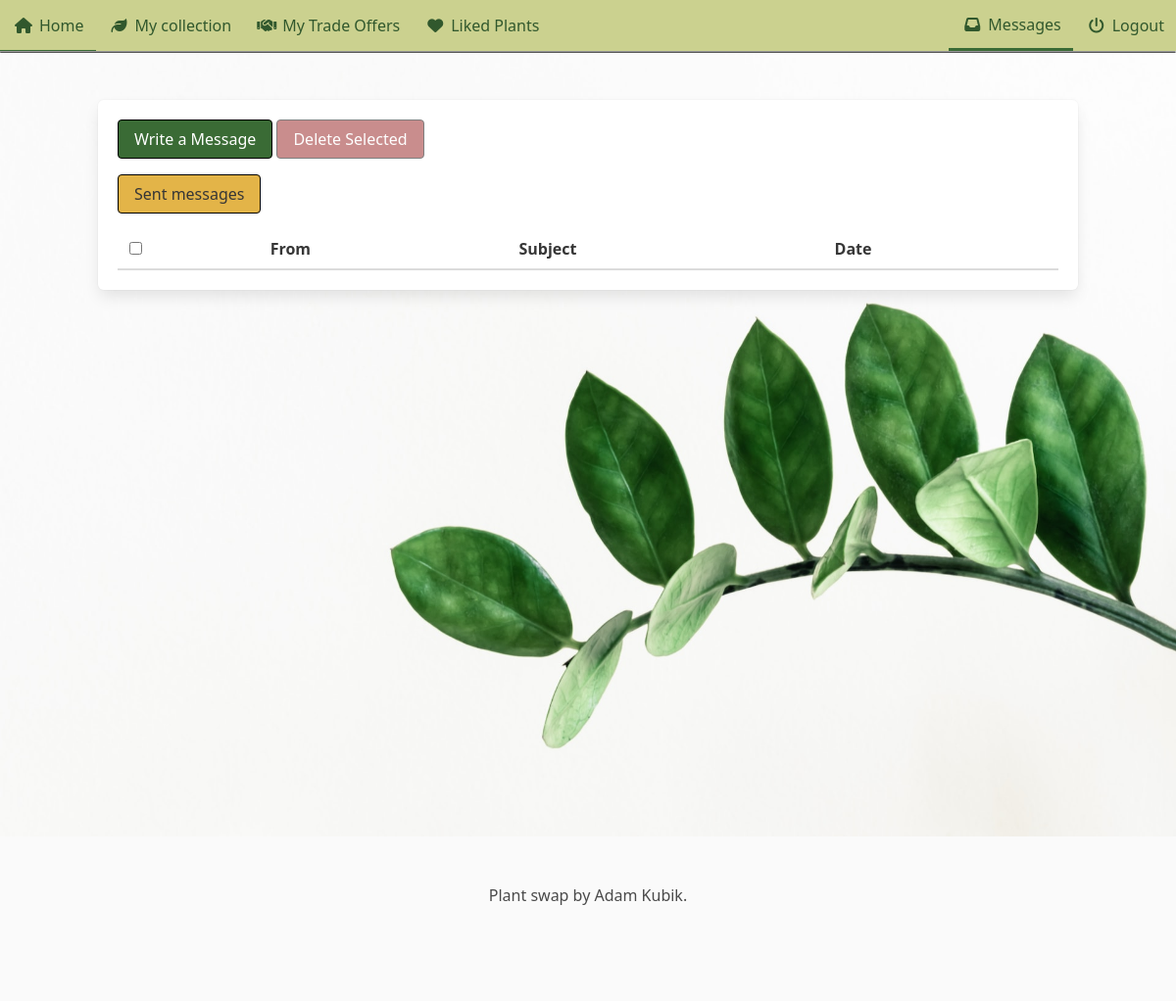
Before: /accounts/messages/ (signed in) with the older database file.
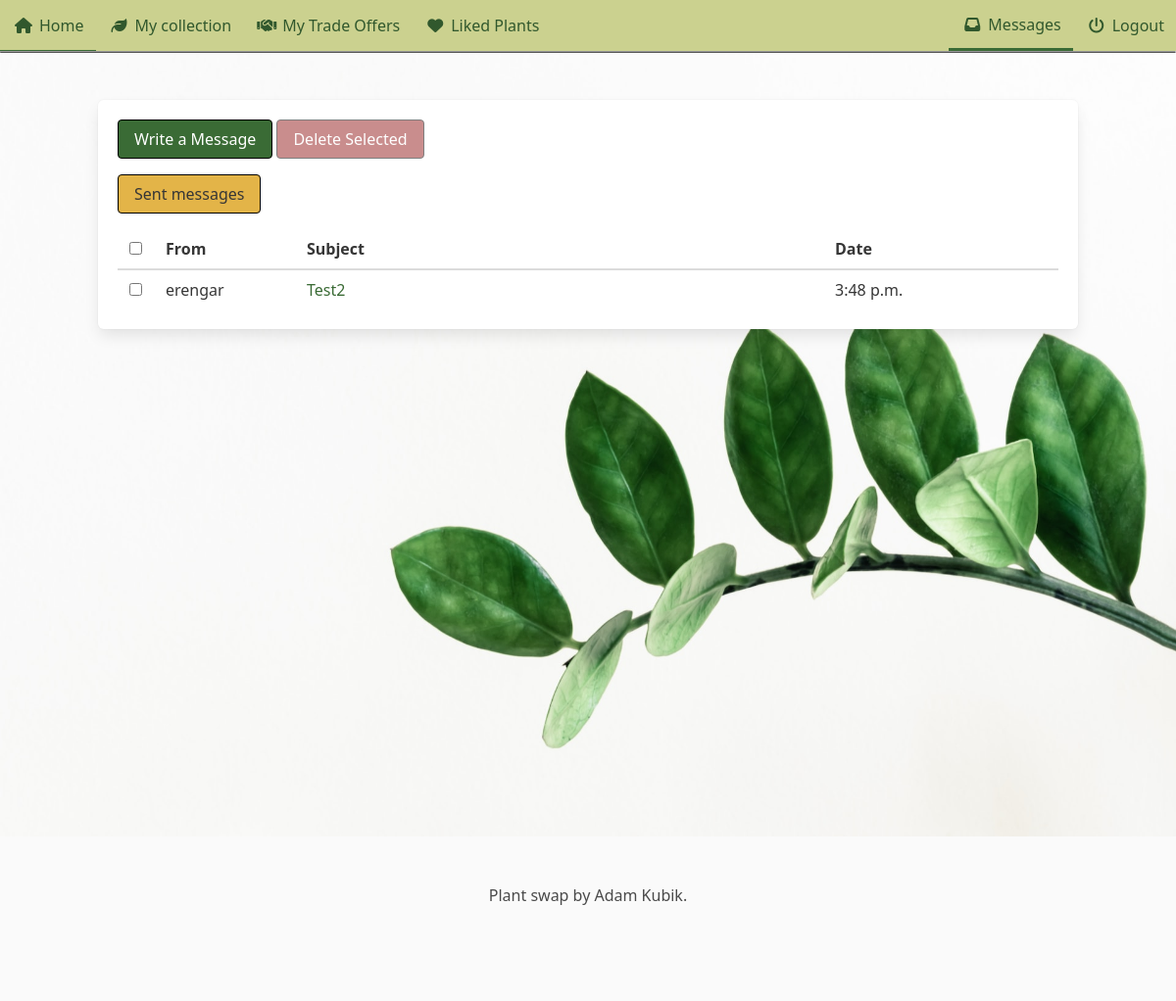
After: the same page with the newer database file.
### accounts/models.py (models this page shows, shortened)
class Message(models.Model):
    subject = models.CharField(max_length=32)
    body = models.TextField(max_length=500)
    sender = models.ForeignKey(settings.AUTH_USER_MODEL, on_delete=models.DO_NOTHING, related_name='sent_messages', null=True, blank=True)
    sender_string = models.CharField(max_length=32)
    receiver = models.ForeignKey(settings.AUTH_USER_MODEL, on_delete=models.DO_NOTHING, related_name='received_messages', null=True, blank=True)
    receiver_string = models.CharField(max_length=32)
    date_sent = models.DateTimeField(auto_now_add=True, max_length=32)
    read = models.BooleanField(default=False)
    slug_subject = models.SlugField(max_length=64, blank=True)
    @property
    def older(self):
        return date.today() > self.date_sent.date()

### accounts/views.py (the view, shortened to what this page needs)
# urls.py: path('messages/', views.messages_view.as_view(), name='messages'),
class messages_view(LoginRequiredMixin, generic.View):
    def get(self, request):
        context = {}
        messages = Message.objects.filter(receiver=request.user).order_by('-date_sent')
        if 'sent' in request.build_absolute_uri():
            messages = Message.objects.filter(sender=request.user).order_by('-date_sent')
            context['sent'] = True
        context['messages'] = messages
        return render(request, 'accounts/messages.html', context)

### accounts/templates/accounts/messages.html (shortened to what this page needs)
{% extends "base.html" %}
{% load static %}
{% block header %}
<link rel="stylesheet" href="{% static 'plant_collection/css/no_padding_section.css' %}">
<link rel="stylesheet" href="{% static "accounts/css/max.css" %}">
{% endblock %}
{% block content %}
<section class='section'>
    <form class='box need-max-message' method='post' action="{% url 'accounts:messages' %}">
        <a class='button forest-green-button is-responsive' href="{% url 'accounts:write_message' name='@' %}" >Write a Message</a>
        <a class="button decline-button is-responsive modal_open" disabled tabindex=0>Delete Selected</a>
        <div>
            {% if sent %}
            <a class='button mustard-button is-responsive mt-4' href="{% url 'accounts:messages' %}">Received messages</a>
            {% else %}
            <a class='button mustard-button is-responsive mt-4' href="{% url 'accounts:messages_sent' %}">Sent messages</a>
            {% endif %}
        </div>
        <div>
            <table class='table is-hoverable is-fullwidth'>
                <thead>
                    <tr>
                        <th><input class='message-checkbox' type="checkbox" aria-label='Select all' id="select-all"></th>
                        {% if sent %}
                        <th>To</th>
                        {% else %}
                        <th>From</th>
                        {% endif %}
                        <th>Subject</th>
                        <th>Date</th>
                    </tr>
                </thead>
                <tbody>
                    {% for message in messages %}
                    {% if not message.read %}
                    <tr class='has-text-weight-bold is-size-6-desktop is-size-7-touch'>
                        <td style="width:0"><input aria-label='Select message' name="{{message.slug_subject}}" type="checkbox" class='message-checkbox js-check'></td>
                        {% if sent %}
                        <td style='width:15%'>
                            {% if message.receiver %}
                            <a href="{% url 'accounts:write_message' name=message.receiver %}">{{ message.receiver }}</a>
                            {% else %}
                            {{ message.receiver_string }}
                            {% endif %}
                        </td>
                        {% else %}
                        <td style='width:15%'>
                            {% if message.sender %}
                            <a href="{% url 'accounts:write_message' name=message.sender %}">{{ message.sender }}</a>
                            {% else %}
                            {{ message.sender_string }}
                            {% endif %}
                        </td>
                        {% endif %}
                        <td><a href="{% url 'accounts:message' slug=message.slug_subject %}">{{ message.subject }}</a></td>
                        {% if message.older %}
                        <td style='width:50%'>{{ message.date_sent|date }}</td>
                        {% elif not message.older %}
                        <td style='width:25%'>{{ message.date_sent|time }}</td>
                        {% endif %}
                    </tr>
                    {% else %}
                    <tr class="is-size-6-desktop is-size-7-touch">
                        <td style="width:0"><input aria-label='Select message' name="{{message.slug_subject}}" type="checkbox" class='message-checkbox js-check'></td>
                        {% if sent %}
                        <td style='width:15%'>
                            {% if message.receiver %}
                            <a href="{% url 'accounts:write_message' name=message.receiver %}">{{ message.receiver }}</a>
                            {% else %}
                            {{ message.receiver_string }}
                            {% endif %}
                        </td>
                        {% else %}
                        <td style='width:15%'>
                            {% if message.sender %}
                            <a href="{% url 'accounts:write_message' name=message.sender %}">{{ message.sender }}</a>
                            {% else %}
                            {{ message.sender_string }}
                            {% endif %}
                        </td>
                        {% endif %}
                        <td><a href="{% url 'accounts:message' slug=message.slug_subject %}">{{ message.subject }}</a></td>
                        {% if message.older %}
                        <td style='width:25%'>{{ message.date_sent|date }}</td>
                        {% elif not message.older %}
                        <td style='width:25%'>{{ message.date_sent|time }}</td>
                        {% endif %}
                    </tr>
                    {% endif %}
                    {% endfor %}
                </tbody>
            </table>
        </div>
    </form>
</section>
{% endblock content %}

### plant_collection/templates/base.html (shortened to what this page needs)
<!DOCTYPE html>
<html lang="en">
<head>
    {% load static %}
    <link rel="stylesheet" href="{% static "plant_collection/css/base.css" %}">
    <link rel="stylesheet" href="{% static 'plant_collection/css/hover.css' %}">
    <link rel="stylesheet" href="{% static 'plant_collection/css/divider.css' %}">
    <link rel="stylesheet" href="{% static 'plant_collection/css/coloring.css' %}">
    <link rel="stylesheet" href="{% static 'plant_collection/css/message_dot.css' %}">
    {% block header %}{% endblock header %}
</head>
<body>
    <div style='position: sticky; top:0px; z-index: 2;'>
        <nav class='navbar sage-green'>
            <div class='navbar-brand'>
                <a href="{% url 'plant_collection:front_page' %}" class='navbar-item is-tab forest-green'>
                    <span class='icon-text'><span class='icon'><i
                                class="fa-solid fa-house"></i></span><span>Home</span></span>
                </a>
                {% if user.is_authenticated %}
                <a href="{% url 'plant_collection:personal_collection' %}" class='navbar-item is-tab forest-green'>
                    <span class='icon-text'><span class='icon'><i class="fa-solid fa-leaf"></i></span><span>My
                            collection</span></span>
                </a>
                {% endif %}
            </div>
            <div class='navbar-menu sage-green' id="navMenu">
                <div class='navbar-start'>
                    {% if user.is_authenticated %}
                    <a href="{% url 'accounts:trades' %}" class='navbar-item is-tab forest-green'>
                        <span class='icon-text'><span class='icon'><i class="fa-solid fa-handshake"></i></span><span>My
                                Trade Offers</span></span>
                    </a>
                    <a href="{% url 'accounts:liked_list' %}" class='navbar-item is-tab forest-green'>
                        <span class='icon-text'><span class='icon'><i class="fa-solid fa-heart"></i></span><span>Liked
                                Plants</span></span>
                    </a>
                    {% endif %}
                </div>
                <div class='navbar-end'>
                    {% if user.is_authenticated %}
                    <a href="{% url 'accounts:messages' %}" class='navbar-item forest-green is-tab'>
                        <span class="icon-text"><span class="icon"><i
                                    class="fa-solid fa-inbox"></i></span><span>Messages</span>
                        </span>
                    </a>
                    {% endif %}
                    {% if user.is_authenticated %}
                    <a href="{% url 'accounts:logout' %}" class='navbar-item forest-green is-tab'>
                        <span class='icon-text'><span class='icon'><i
                                    class="fa-solid fa-power-off"></i></span><span>Logout</span></span>
                    </a>
                    {% else %}
                    <a href="{% url 'accounts:login' %}" class='navbar-item forest-green is-tab'>
                        <span class='icon-text'><span class='icon'><i
                                    class="fa-solid fa-user"></i></span><span>Login/Signup</span></span>
                    </a>
                    {% endif %}
                </div>
            </div>
        </nav>
        <div class='divider'></div>
    </div>
    <main class='back-image' style='min-height:100vh; overflow:hidden;'>
        {% block content %}
        {% endblock %}
    </main>
    <footer class="footer">
        <div class="content has-text-centered">
            <p>
                Plant swap by Adam Kubik.
            </p>
        </div>
    </footer>
</body>
</html>

### plant_collection/static/plant_collection/css/divider.css (style rules this page uses)
.divider { border-bottom: 1px solid #000000; display: block; margin-left: auto; margin-right: auto; border-style: inset; border-width: 1px; width: 100%; }

### plant_collection/static/plant_collection/css/coloring.css (style rules this page uses)
a { color: #3A6B35 ; }
.forest-green { color: rgb(49, 88, 45) !important; }
.sage-green { background-color: #CBD18F; }
.forest-green-button { background-color: #3A6B35; color: white; border: 1px solid black; }
.mustard-button { background-color: #E3B448; border: 1px solid black; }
.decline-button { background-color: hsl(0, 66%, 35%); color: white; border: 1px solid black; }
.decline-button[disabled] { background-color: hsl(0, 66%, 35%); border: 1px solid black; }
.navbar-active { border-bottom: 3px solid #3A6B35 !important; }

### accounts/static/accounts/css/max.css (style rules this page uses)
.need-max-message { max-width: 1000px; margin-left: auto; margin-right: auto; }

### accounts/templates/accounts/messages.html (style rules this page uses)
table { margin-top: 2vh; }

Changed rows visible on the page:
added Message: sender_string "erengar", subject "Test2", date_sent "3:48 p.m."
